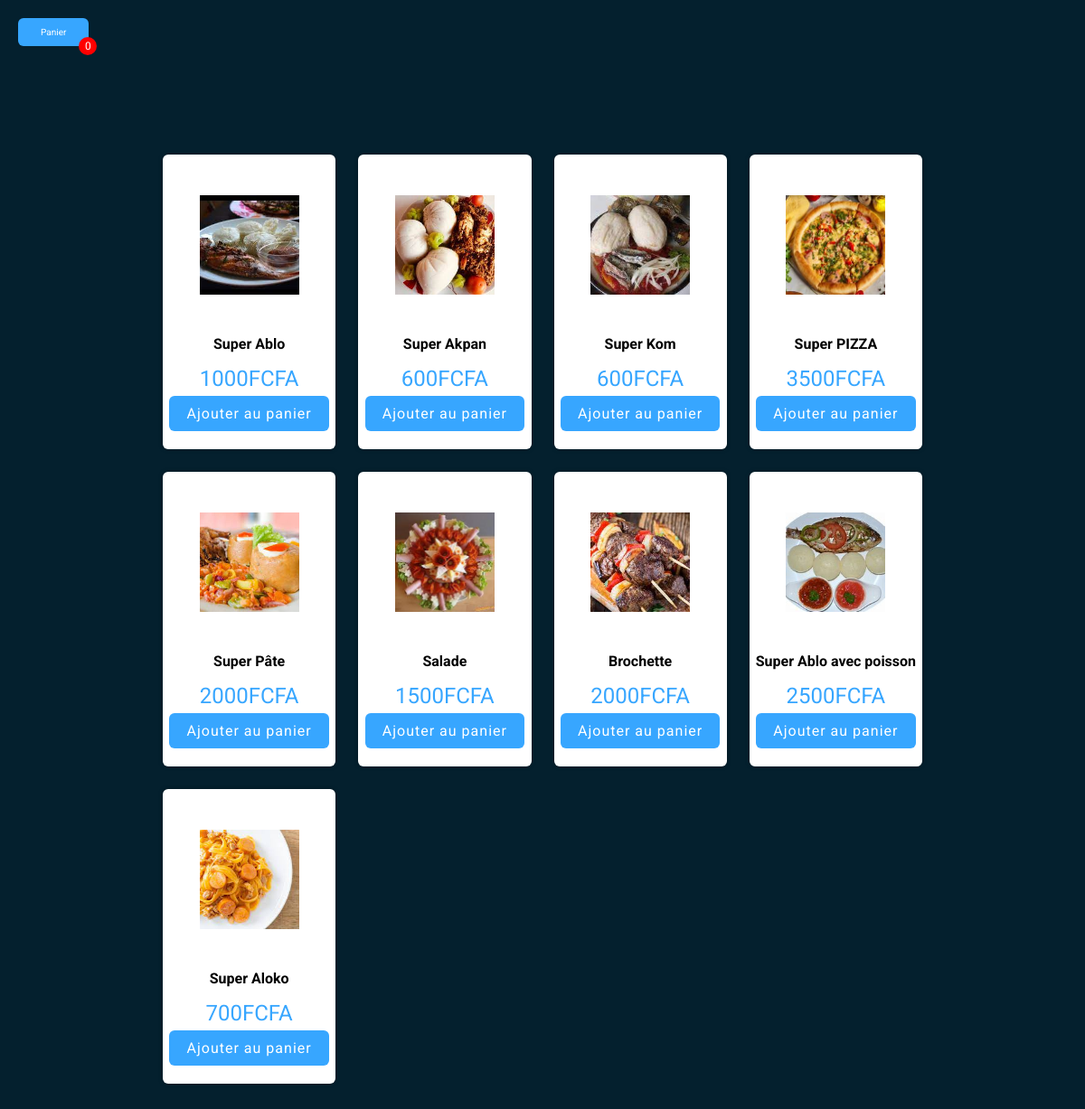
The app's page /reservation.php with its own data.
### tables this page shows
CREATE TABLE `produits` (
  `id` int(11) NOT NULL,
  `img` varchar(1000) NOT NULL,
  `prix` int(11) NOT NULL,
  `nom` varchar(25) NOT NULL
);

### reservation.php (the view, shortened to what this page needs)
<!DOCTYPE html>
<html lang="en">
<head>
    <link rel="stylesheet" href="css/panier.css">
</head>
<body>
    <a href="panier.php" class="link">Panier<span><?= array_sum($_SESSION['products'] ?? []) ?></span></a>
    <section class="products_list">
        <?php
        include_once "con_bdd.php";
        $req = mysqli_query($con, "SELECT * FROM produits");
        while ($row = mysqli_fetch_assoc($req)) {
        ?>
            <form action="" class="product">
                <div class="image_product">
                    <img src="photos/<?= $row['img'] ?>">
                </div>
                <div class="content">
                    <h4 class="name"><?= $row['nom'] ?></h4>
                    <h2 class="price"><?= $row['prix'] ?>FCFA</h2>
                    <a href="ajouter_panier.php?id=<?= $row['id'] ?>" class="id_product">Ajouter au panier</a>
                </div>
            </form>
        <?php } ?>
    </section>
</body>
</html>

### css/panier.css (style rules this page uses)
* { margin: 0; padding: 0; box-sizing: border-box; font-family: 'Roboto', sans-serif; }
body { display: flex; flex-direction: column; min-height: 100vh; background-color: #04202e; }
.link { margin: 20px; width: fit-content; position: relative; text-decoration: 0; background-color: #37a6ff; color: #fff; padding: 10px 25px; border-radius: 6px; font-size: 10px; }
span { position: absolute; top: -9; right: -9px; background-color: red; height: 20px; width: 20px; display: flex; align-items: center; justify-content: center; border-radius: 50%; font-size: 12px; color: #fff; }
.products_list { margin: 100px auto; position: relative; width: 70%; display: grid; grid-template-columns: repeat(auto-fit,minmax(170px,1fr)); grid-gap: 25px; }
.product { background-color: #fff; width: 100%; box-shadow: 0 0 5px rgba(0, 0, 0, 0.3); border-radius: 6px; overflow: hidden; transition: 0.5s; }
.image_product { height: 200px; width: 100%; display: flex; align-items: center; justify-content: center; }
.image_product img { height: 150px; width: 150px; object-fit: cover; padding: 20px; }
.content { margin-top: 0px; margin-bottom: 30px; height: fit-content; text-align: center; }
.price { margin: 15px ; font-weight: 400; color: #37a6ff; }
.id_product { text-align: center; text-decoration: 0; background-color: #37a6ff; letter-spacing: 1px; color: #fff; padding: 10px 10%; border-radius: 6px ; }

### records on screen
produits: img (picture), nom "Super Ablo", prix "1000"
produits: img (picture), nom "Super Akpan", prix "600"
produits: img (picture), nom "Super Kom", prix "600"
produits: img (picture), nom "Super PIZZA", prix "3500"
produits: img (picture), nom "Super Pâte", prix "2000"
produits: img (picture), nom "Salade", prix "1500"
produits: img (picture), nom "Brochette", prix "2000"
produits: img (picture), nom "Super Ablo avec poisson", prix "2500"
produits: img (picture), nom "Super Aloko", prix "700"

### other values on screen
array_sum($_SESSION['products'] ?? []) "0"
